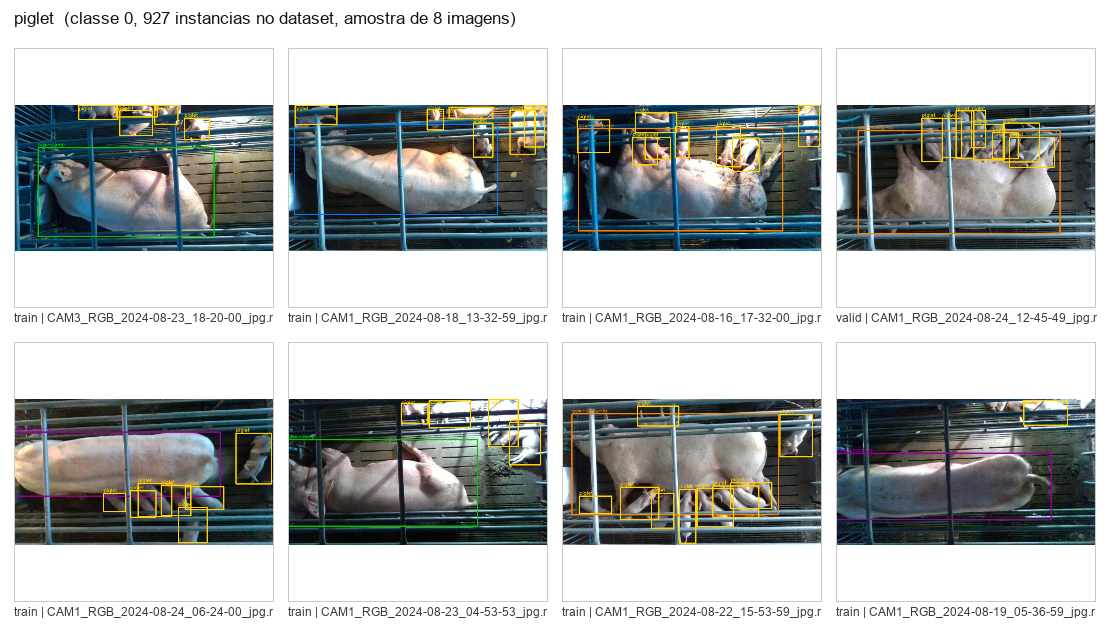
#> input picture revisao_anotacoes/revisao_classe_0_piglet.png, 1110 x 636 px
$ python -i triagem_qualidade_dataset.py   (imports and definitions only)   (older library calls are emulated)
#> lines starting #> are read from the running program, lines starting #| are printed output that depends on the picture
import argparse
import csv
import shutil
import sys
from collections import Counter, defaultdict
from pathlib import Path

import cv2
import numpy as np

EXTENSOES = {".jpg", ".jpeg", ".png", ".bmp", ".tif", ".tiff", ".webp"}

# Metricas por imagem

def nitidez(cinza: np.ndarray) -> float:
    """Variancia do Laplaciano. Quanto menor, mais borrada a imagem."""
    return float(cv2.Laplacian(cinza, cv2.CV_64F).var())


# [11 lines left out: function hash_perceptual, not called in this run]


def analisar(caminho: Path):
    """Retorna o dicionario de metricas de uma imagem, ou None se ilegivel."""
    img = cv2.imread(str(caminho))
#> img is the input picture: shape (636, 1110, 3); mean B, G, R 182, 183.3, 179.7
    if img is None:
        return None

    altura, largura = img.shape[:2]
#> altura = 636; largura = 1110
    cinza = cv2.cvtColor(img, cv2.COLOR_BGR2GRAY)
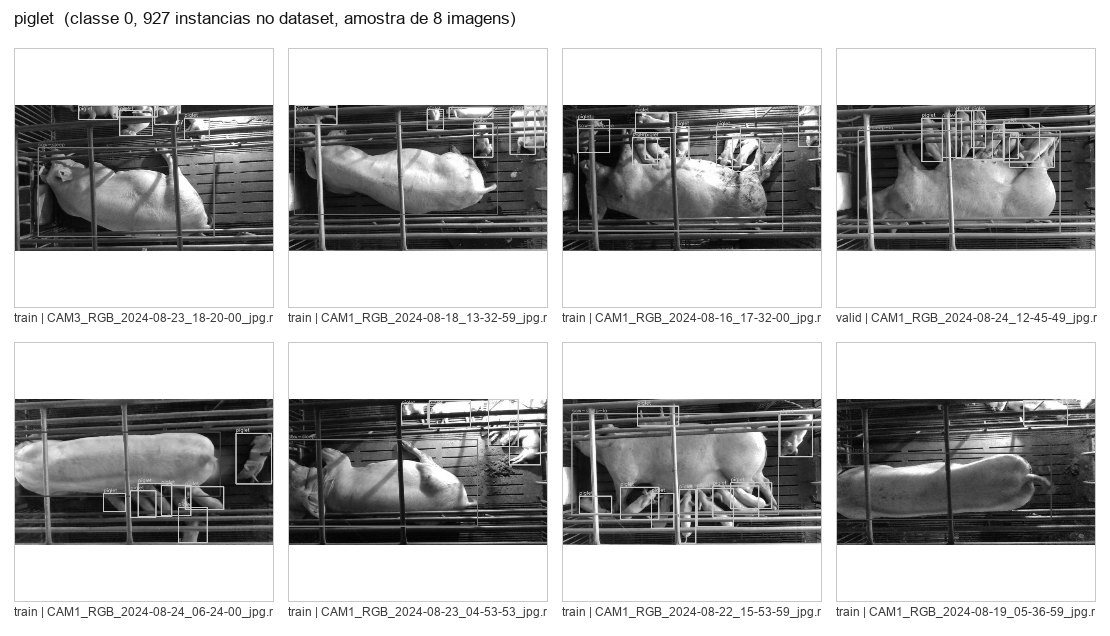
#> cinza: shape (636, 1110); min 2, max 255, mean 182.1

    return {
#> (the run stopped early here; a loop or call above may not have finished)

$ run again, on revisao_anotacoes/revisao_classe_2_sow-sleep.png
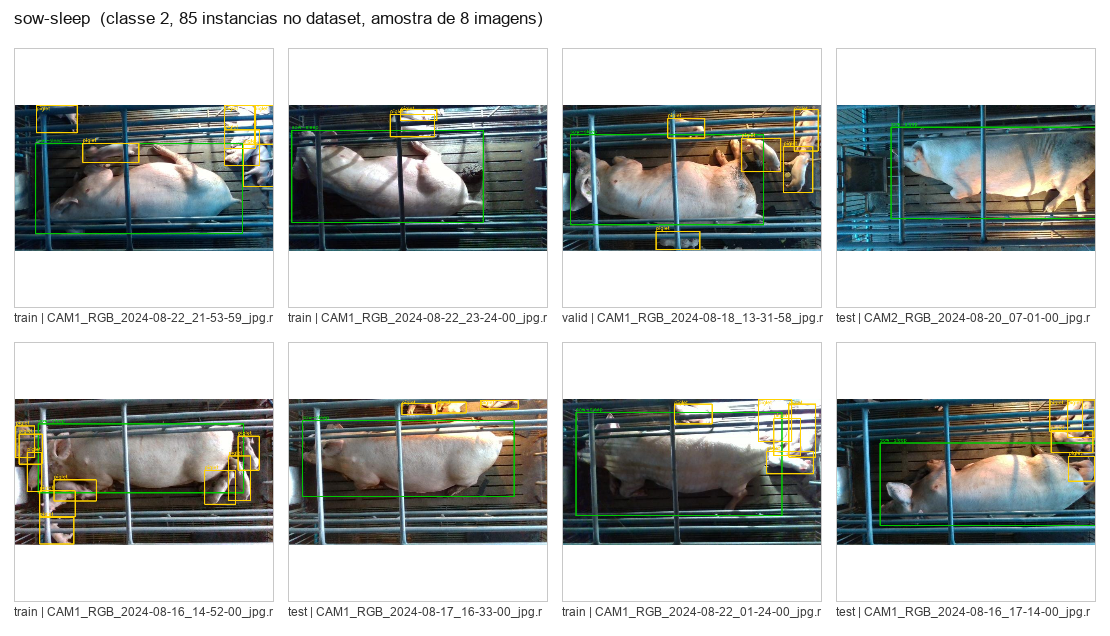
#> input picture revisao_anotacoes/revisao_classe_2_sow-sleep.png, 1110 x 636 px
#> in analisar, img is the input picture: shape (636, 1110, 3); mean B, G, R 182.5, 185, 180.9
#> in analisar, `cinza = cv2.cvtColor(img, cv2.COLOR_BGR2GRAY)`:
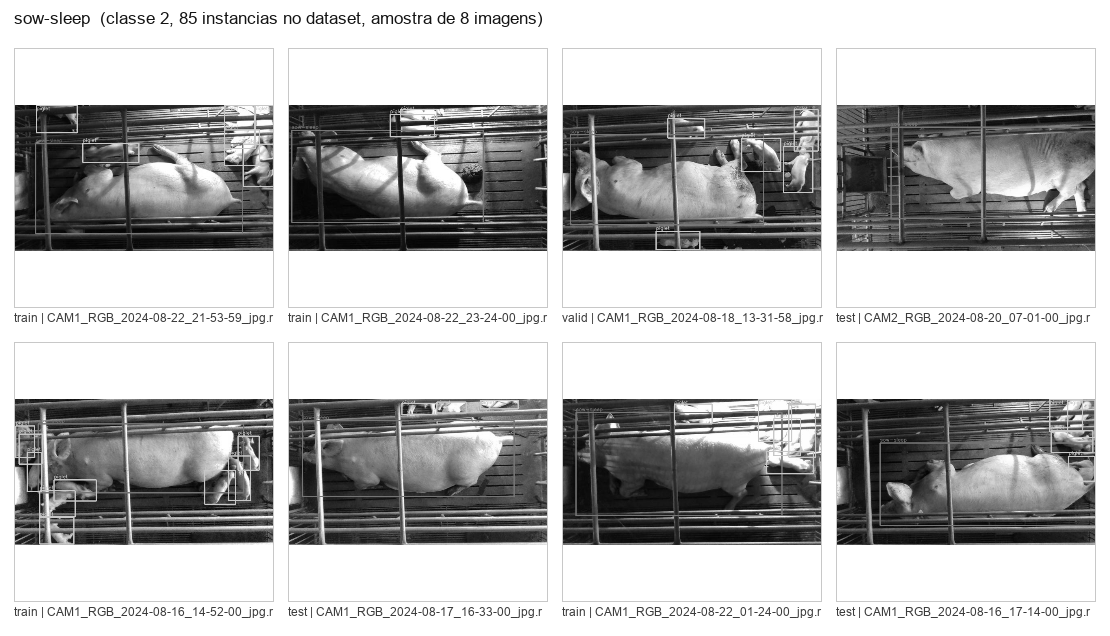
#> cinza: shape (636, 1110); min 1, max 255, mean 183.5

$ run again, on revisao_anotacoes/revisao_classe_3_sow-sleep-lactate.png
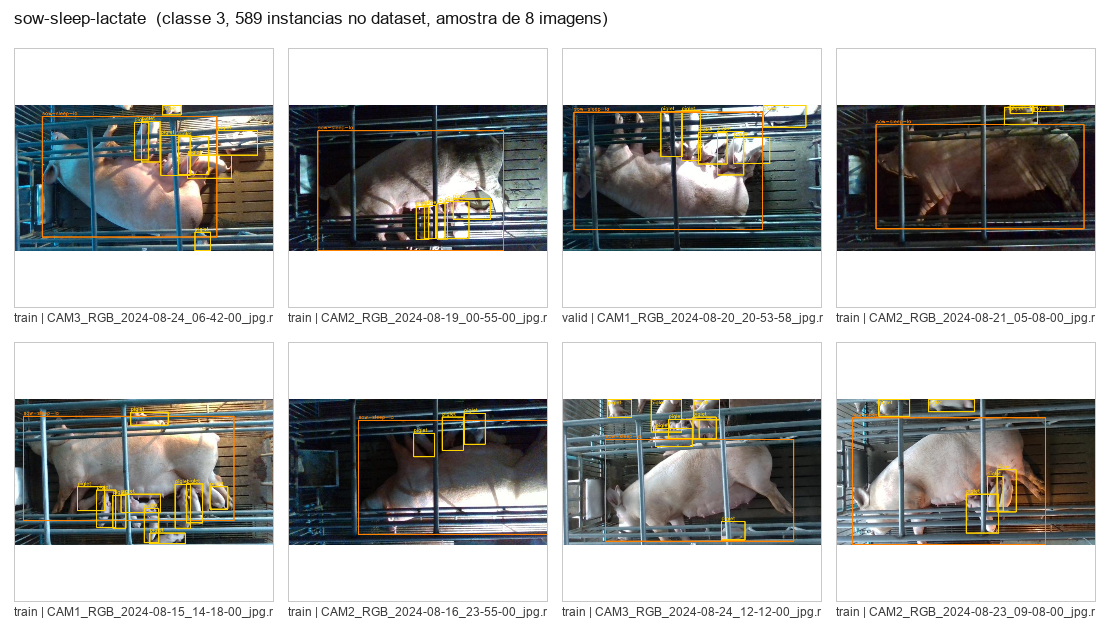
#> input picture revisao_anotacoes/revisao_classe_3_sow-sleep-lactate.png, 1110 x 636 px
#> in analisar, img is the input picture: shape (636, 1110, 3); mean B, G, R 178.3, 180.4, 180.2
#> in analisar, `cinza = cv2.cvtColor(img, cv2.COLOR_BGR2GRAY)`:
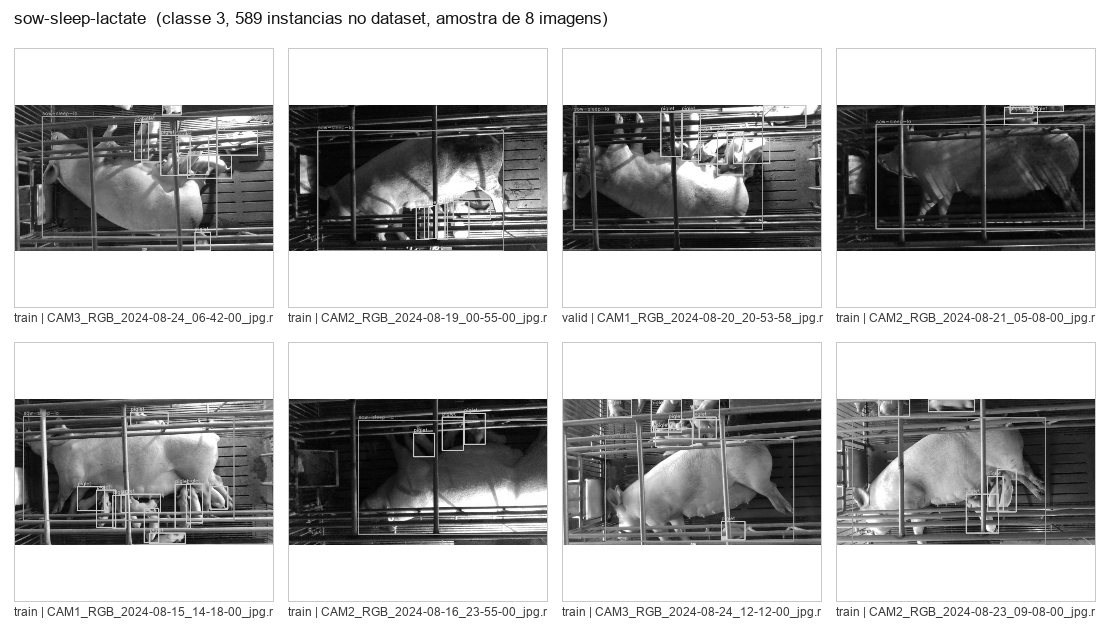
#> cinza: shape (636, 1110); min 0, max 255, mean 180.1

$ run again, on revisao_anotacoes/revisao_classe_4_sow-stand.png
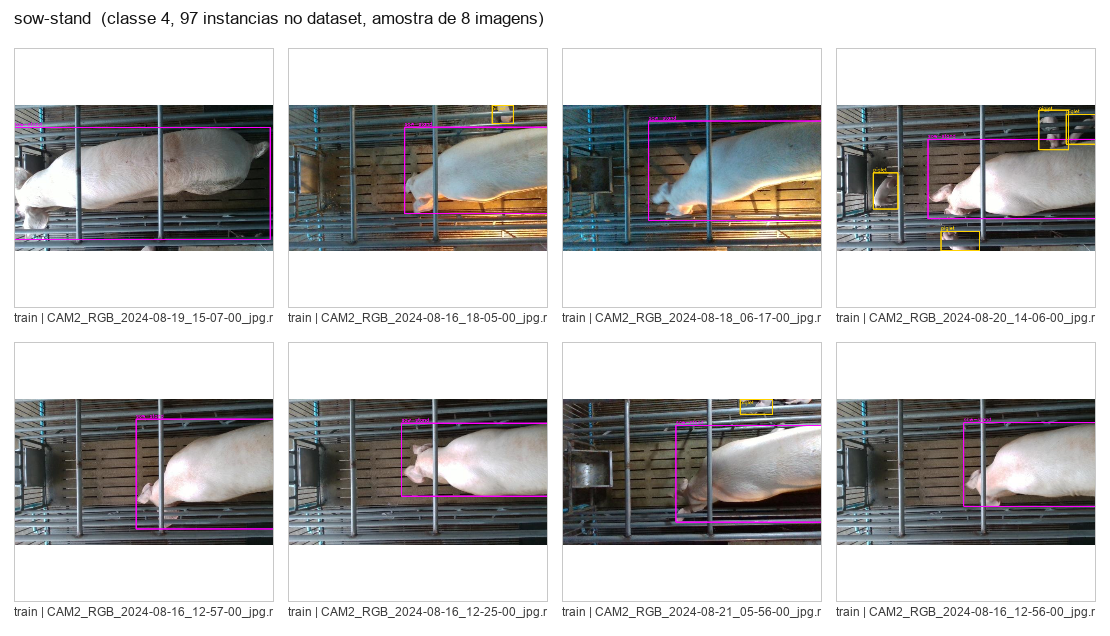
#> input picture revisao_anotacoes/revisao_classe_4_sow-stand.png, 1110 x 636 px
#> in analisar, img is the input picture: shape (636, 1110, 3); mean B, G, R 185.6, 185.4, 186.6
#> in analisar, `cinza = cv2.cvtColor(img, cv2.COLOR_BGR2GRAY)`:
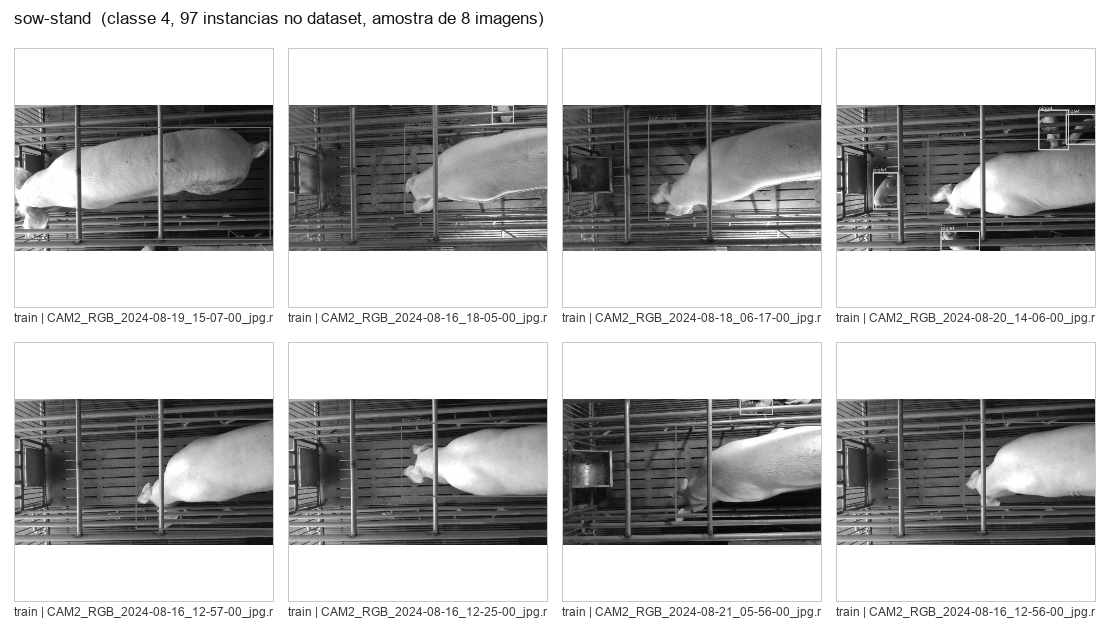
#> cinza: shape (636, 1110); min 1, max 255, mean 185.8
